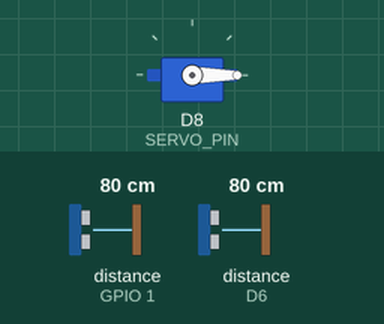
The sketch below on a simulated ESP8266 (NodeMCU). On the bench: servo. The test bench sets the inputs (shaded band); at power-on: distance to the obstacle (sensors on D6, GPIO 1) 80 cm. The echo pulse lasts 58.3 µs per cm; WiFi joins after 1.5 s; servers stay silent unless stated; what the sketch prints to the serial monitor is not drawn.

Above: at 2.7 s.
2.8 s: distance to the obstacle (sensor on D6) set to 12 cm
4.3 s: distance to the obstacle (sensor on D6) set to 9 cm
At 5.5 s:
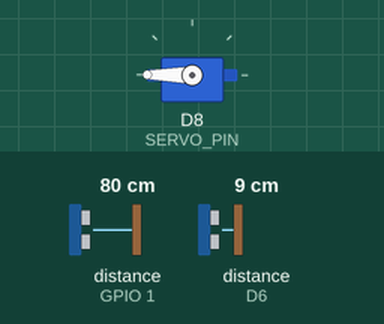
5.8 s: distance to the obstacle (sensor on D6) set to 18 cm
At 8.6 s:
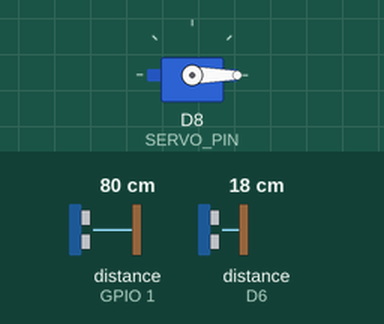
8.8 s: distance to the obstacle (sensor on D6) set to 2 cm
At 9.9 s:
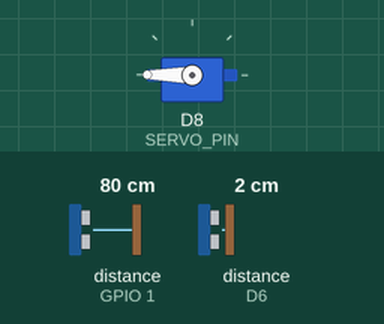
Timing chart, 0 to 11.6 s (numbered marks = the images above; inputs shaded):
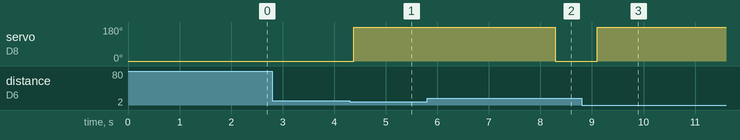

Measured:
- the behaviour switches between 11 and 10 cm on distance to the obstacle (sensor on D6) (found by bisection; images 0 and 1)
- after the input at 2.8 s, every drawn part: stays the same
- after the input at 4.3 s, servo on D8 (SERVO_PIN): 0° → 180° after 0.08 s
- after the input at 5.8 s, servo on D8 (SERVO_PIN): 180° → 0° after 2.5 s
- after the input at 8.8 s, servo on D8 (SERVO_PIN): 0° → 180° after 0.31 s

The sketch:

bismillah.ino
```cpp
                                                                                                                                                                                                                                                                                                                                                                                                                                                                                                                                                                                                                                                                                                                                                                                                                                                                                                                                                                                                                                                                                                                                                                                                                                                                                                                                                                                                                                                                                                                                                                                                                                                                                                                                                                                                                                                                                                                                                                                                                                                              #include <NewPing.h>
#include <Servo.h>
#include "CTBot.h"
#include "ThingSpeak.h"
#include <ESP8266WiFi.h>

// ultrasonik luar
#define TRIG_PIN1 D11
#define ECHO_PIN1 D12
//ultrasonik dalam
#define TRIG_PIN2 D9
#define ECHO_PIN2 D10
//servo
#define SERVO_PIN D8

// sonar ultrasonik luar
NewPing sonarOut(TRIG_PIN1, ECHO_PIN1, 200);

// sonar ultrasonik dalam
NewPing sonarIn(TRIG_PIN2, ECHO_PIN2, 200);

//Servo
Servo myservo;

//setup wifi dan jaringan
//idBot
const int idbot = 934984961;
//botFather
String token = "5577615040:AAHA5F4qMV-4dsrYcV16RnoUtfjtqWD0Qpw";
//WIFI yang dituju
String ssid = "haha";
String pass = "faisal123";

//inisialisasi bot
CTBot mybot;
TBMessage msg;

//variabel ultrasonik luar
long rangeOut = 0;
int jumlahBuka = 0;

//variable ultrasonik dalam
unsigned long milsIn;
long rangeIn = 0;
bool inState = true;
int detik = 0;
int kapasitas = 0;


//variabel thingspeak
WiFiClient client;
unsigned long idthingspeak = 1999667;
const char * APIKey = "LPC7EBNRTJ54ONV7";

void cekKoneksi(){
  if(mybot.testConnection()){
    Serial.println("Koneksi Bagus");
  } else {
    Serial.println("Koneksi Buruk");
  }
}

void setupData(){
  WiFi.begin(ssid, pass);
  WiFi.mode(WIFI_STA);
  //Memulai ThingSpeak dengan client
  ThingSpeak.begin(client);
}

void setupServo(){
  myservo.attach(SERVO_PIN);
  //Setting Servo dari 0 derajat
  myservo.write(0);
}

void getRange(){
  //Menyimpan nilai jarak ultrasonik luar
  rangeOut = sonarOut.ping_cm();
  //Menyimpan nilai jarak ultrasonik dalam
  rangeIn = sonarIn.ping_cm();
}


void setup(){
  //Mengkoneksikan bot dengan wifi
  mybot.wifiConnect(ssid, pass);
  //memasukkan token bot Tele
  mybot.setTelegramToken(token);

  //Memulai Serial Monitor
  Serial.begin(9600);

  //Cek Koneksi ke bot
  cekKoneksi();

  //Setup Wifi
  setupData();

  //Mengirim pesan ke bot telegram
  mybot.sendMessage(idbot, "Wifi Connected");
  //Setup Servo
  setupServo();
}

void loop(){
  getRange();
  kapasitas = map(rangeIn, 0, 15, 100, 0);

  Serial.println(rangeIn);
  Serial.println(kapasitas);

  //Kondisi Jarak Ultrasonik Luar
  if(rangeOut <= 10){
     myservo.write(180);
     delay(3500);
  }
  else {
    myservo.write(0);
  }

  //Kondisi jarak ultrasonik dalam
  if(rangeIn > 0 && rangeIn <= 3) {
    if(inState){
      mybot.sendMessage(idbot, "Tempat Sampah Penuh. Segera Bersihkan Tempat Sampah!");
      inState = false;
    }
  } else if (rangeIn > 3 && rangeIn <= 5) {
     if(inState){
      mybot.sendMessage(idbot, "Tempat Sampah Hampir Penuh.");
      inState = false;
     }
  } else {
    inState = true;
  }


  //khususon bot dan thinkspeak
  String txtKapasitas = "Kapasitas terisi = " + String(kapasitas) + "%";
  yield();
  int x = ThingSpeak.writeField(idthingspeak, 1, kapasitas, APIKey);
  if(mybot.getNewMessage(msg)){
    if(msg.text == "/kapasitas"){
      mybot.sendMessage(idbot, txtKapasitas);
    }
  }

  delay(1);
}
```
